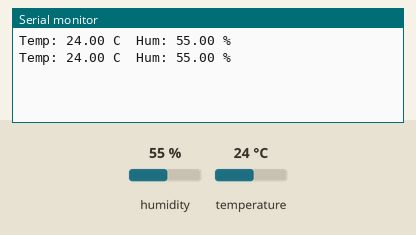
This sketch was run on a simulated ESP8266 (NodeMCU). On the bench: the last lines printed to the serial monitor. The inputs (shaded band) are chosen by the test bench; at power-on: humidity 55 %, temperature 24 °C.

Above: at 2.8 s.
2.9 s: humidity set to 22 %
At 5.2 s:
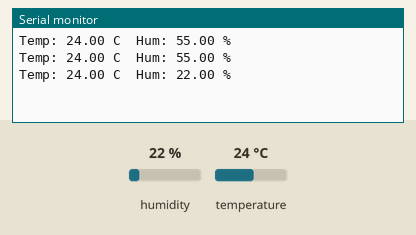
5.6 s: temperature set to 12 °C
At 7.1 s:
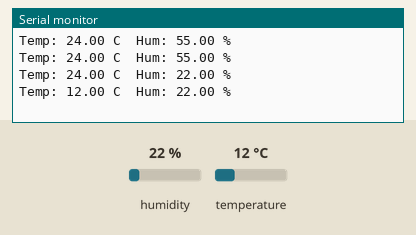
8.3 s: humidity set to 40 %
At 10.5 s:
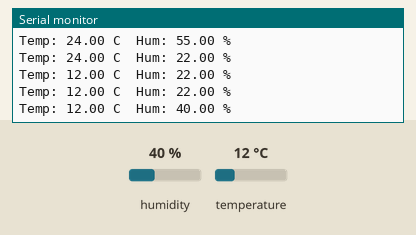
Timing chart, 0 to 12.0 s (numbered marks = the images above; inputs shaded):
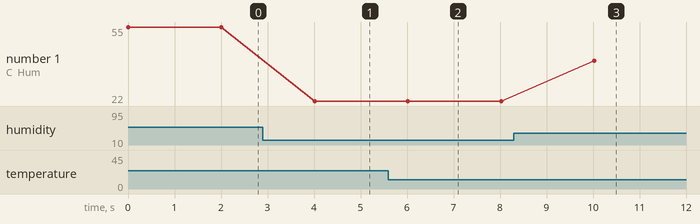

Measured:
- after the input at 2.9 s, the serial monitor: prints a new line after 1.1 s (image 1)
- after the input at 5.6 s, the serial monitor: prints a new line after 0.42 s (image 2)
- after the input at 8.3 s, the serial monitor: prints a new line after 1.7 s (image 3)
- plotted number 1: 55 → 22 after the input at 2.9 s, 22 → 40 after the input at 8.3 s

The sketch:

23022026_Level_1_dht_22_Only_Read_Level_1.ino
```cpp
#include <DHT.h>

#define DHTPIN D5
#define DHTTYPE DHT22

DHT dht(DHTPIN, DHTTYPE);

void setup() {
  Serial.begin(9600);
  dht.begin();
}

void loop() {
  Serial.print("Temp: ");
  Serial.print(dht.readTemperature());
  Serial.print(" C  Hum: ");
  Serial.print(dht.readHumidity());
  Serial.println(" %");
  delay(2000);
}
```
